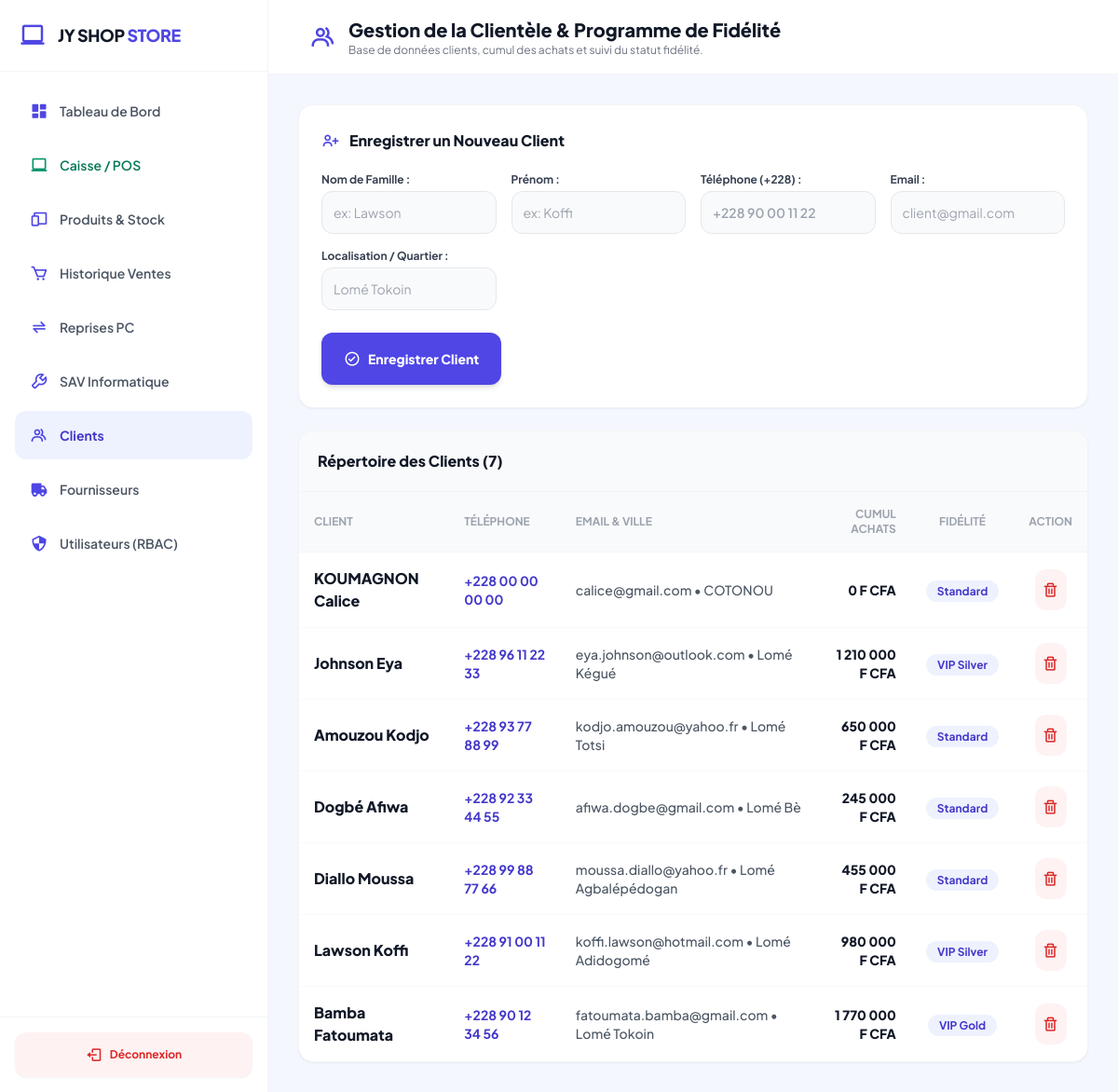
/clients.php (signed in), run on the app's committed database.
### tables this page shows
CREATE TABLE IF NOT EXISTS `table_clients` (
  `id_client` int NOT NULL AUTO_INCREMENT,
  `nom` varchar(100) NOT NULL,
  `prenom` varchar(100) DEFAULT NULL,
  `telephone` varchar(30) NOT NULL,
  `email` varchar(150) DEFAULT NULL,
  `localisation` varchar(255) DEFAULT 'Lomé',
  `cumul_achats` decimal(12,2) DEFAULT '0.00',
  `statut_fidelite` varchar(50) DEFAULT 'Standard',
  `date_creation` datetime DEFAULT CURRENT_TIMESTAMP,
  PRIMARY KEY (`id_client`)
);

### clients.php (the view, shortened to what this page needs)
<?php
require_once __DIR__ . '/config/connexion.php';
$stmtC = $pdo->query("SELECT * FROM table_clients ORDER BY id_client DESC");
$clients = $stmtC->fetchAll();
?>
<!DOCTYPE html>
<html lang="fr">
<head>
    <script src="https://cdn.tailwindcss.com"></script>
    <link href="https://unpkg.com/boxicons@2.1.4/css/boxicons.min.css" rel="stylesheet">
</head>
<body class="flex h-screen overflow-hidden text-gray-800 text-sm">
    <?php include __DIR__ . '/sidebar.php'; ?>
    <main class="flex-1 flex flex-col h-screen overflow-y-auto">
        <header class="h-20 bg-white border-b border-gray-100 flex items-center justify-between px-4 sm:px-8 flex-shrink-0 sticky top-0 z-20">
            <div class="flex items-center space-x-3">
                <i class='bx bx-group text-2xl sm:text-3xl text-indigo-600 hidden sm:inline-block'></i>
                <div>
                    <h1 class="text-base sm:text-xl font-extrabold text-gray-900 leading-tight">Gestion de la Clientèle & Programme de Fidélité</h1>
                    <p class="text-xs text-gray-500 hidden sm:block">Base de données clients, cumul des achats et suivi du statut fidélité.</p>
                </div>
            </div>
        </header>
        <div class="p-8 space-y-6 flex-1">
            <div class="bg-white rounded-2xl shadow-sm border border-gray-100 p-6 space-y-5">
                <h3 class="text-base font-extrabold text-gray-900 flex items-center">
                    <i class='bx bx-user-plus text-indigo-600 text-xl mr-2.5'></i> Enregistrer un Nouveau Client
                </h3>
                <form action="traitement.php" method="POST" class="grid grid-cols-1 sm:grid-cols-2 lg:grid-cols-4 gap-4 text-xs">
                    <div>
                        <label class="font-bold text-gray-700 block mb-1">Nom de Famille :</label>
                        <input type="text" name="nom" required placeholder="ex: Lawson" class="w-full p-3 bg-gray-50 border border-gray-200 rounded-xl outline-none text-sm">
                    </div>
                    <div>
                        <label class="font-bold text-gray-700 block mb-1">Prénom :</label>
                        <input type="text" name="prenom" placeholder="ex: Koffi" class="w-full p-3 bg-gray-50 border border-gray-200 rounded-xl outline-none text-sm">
                    </div>
                    <div>
                        <label class="font-bold text-gray-700 block mb-1">Téléphone (+228) :</label>
                        <input type="text" name="telephone" required placeholder="+228 90 00 11 22" class="w-full p-3 bg-gray-50 border border-gray-200 rounded-xl outline-none text-sm font-semibold">
                    </div>
                    <div>
                        <label class="font-bold text-gray-700 block mb-1">Email :</label>
                        <input type="email" name="email" placeholder="client@gmail.com" class="w-full p-3 bg-gray-50 border border-gray-200 rounded-xl outline-none text-sm">
                    </div>
                    <div>
                        <label class="font-bold text-gray-700 block mb-1">Localisation / Quartier :</label>
                        <input type="text" name="localisation" placeholder="Lomé Tokoin" class="w-full p-3 bg-gray-50 border border-gray-200 rounded-xl outline-none text-sm">
                    </div>
                    <div class="sm:col-span-2 lg:col-span-4 pt-2">
                        <button id="btn-enregistrer-client" type="submit" class="px-6 py-3.5 bg-indigo-600 hover:bg-indigo-700 text-white font-extrabold text-sm rounded-xl shadow-md transition flex items-center">
                            <i class='bx bx-check-circle mr-2 text-lg'></i> Enregistrer Client
                        </button>
                    </div>
                </form>
            </div>
            <div class="bg-white rounded-2xl shadow-sm border border-gray-100 overflow-hidden">
                <div class="p-5 border-b border-gray-100 flex justify-between items-center bg-gray-50">
                    <h3 class="text-base font-extrabold text-gray-900">Répertoire des Clients (<?php echo count($clients); ?>)</h3>
                </div>
                <div class="overflow-x-auto">
                    <table class="w-full text-left text-sm border-collapse min-w-[700px]">
                        <thead>
                            <tr class="bg-gray-50 text-gray-400 uppercase text-xs border-b border-gray-100">
                                <th class="p-4">Client</th>
                                <th class="p-4">Téléphone</th>
                                <th class="p-4">Email & Ville</th>
                                <th class="p-4 text-right">Cumul Achats</th>
                                <th class="p-4 text-center">Fidélité</th>
                                <th class="p-4 text-center">Action</th>
                            </tr>
                        </thead>
                        <tbody class="divide-y divide-gray-50">
                            <?php foreach ($clients as $c):
                                $nomComplet = $c['nom'] . ' ' . ($c['prenom'] ?? '');
                                $cumul      = (float)($c['cumul_achats'] ?? 0);
                                $statutFid  = $c['statut_fidelite'] ?? 'Standard';
                            ?>
                                <tr class="hover:bg-gray-50/50 transition">
                                    <td class="p-4 font-extrabold text-gray-900 text-base"><?php echo htmlspecialchars($nomComplet); ?></td>
                                    <td class="p-4 font-bold text-indigo-700"><?php echo htmlspecialchars($c['telephone']); ?></td>
                                    <td class="p-4 text-gray-600 font-medium"><?php echo htmlspecialchars($c['email'] ?? 'N/A'); ?> • <?php echo htmlspecialchars($c['localisation'] ?? 'Lomé'); ?></td>
                                    <td class="p-4 text-right font-black text-gray-900"><?php echo number_format($cumul, 0, ',', ' '); ?> F CFA</td>
                                    <td class="p-4 text-center">
                                        <span class="px-3 py-1 bg-indigo-50 text-indigo-700 font-bold rounded-xl text-xs">
                                            <?php echo htmlspecialchars($statutFid); ?>
                                        </span>
                                    </td>
                                    <td class="p-4 text-center">
                                        <form action="traitement.php" method="POST" onsubmit="return confirm('Supprimer définitivement ce client de la base de données ?');" class="inline">
                                            <button type="submit" title="Supprimer le client" class="p-2 bg-red-50 hover:bg-red-600 hover:text-white text-red-600 rounded-xl font-bold transition">
                                                <i class='bx bx-trash text-lg'></i>
                                            </button>
                                        </form>
                                    </td>
                                </tr>
                            <?php endforeach; ?>
                        </tbody>
                    </table>
                </div>
            </div>
        </div>
    </main>
</body>
</html>

### sidebar.php (shortened to what this page needs)
<?php
$currentPage = basename($_SERVER['PHP_SELF']);
?>
<aside id="main-sidebar" class="fixed lg:static inset-y-0 left-0 z-50 w-72 bg-white border-r border-gray-100 flex flex-col flex-shrink-0 -translate-x-full lg:translate-x-0 transition-transform duration-300 ease-in-out shadow-2xl lg:shadow-none">
    <div class="p-5 border-b border-gray-100 flex items-center justify-between">
        <div class="flex items-center gap-3 mx-auto lg:mx-0">
            <i class='bx bx-laptop text-3xl text-indigo-600'></i>
            <span class="text-lg font-black tracking-tight text-gray-900">JY SHOP <span class="text-indigo-600">STORE</span></span>
        </div>
    </div>
    <div class="flex-1 overflow-y-auto p-4 space-y-1.5 text-sm font-semibold custom-scrollbar">
        <a id="nav-dashboard" href="dashboard.php" class="flex items-center px-4 py-3 rounded-xl transition <?php echo ($currentPage === 'dashboard.php') ? 'bg-indigo-50 text-indigo-700 font-bold' : 'text-gray-600 hover:bg-gray-50'; ?>">
            <i class='bx bxs-dashboard text-xl mr-3 text-indigo-600'></i> Tableau de Bord
        </a>
        <a id="nav-caisse" href="caisse.php" class="flex items-center px-4 py-3 rounded-xl transition <?php echo ($currentPage === 'caisse.php') ? 'bg-emerald-50 text-emerald-700 font-bold' : 'text-emerald-700 hover:bg-emerald-50'; ?>">
            <i class='bx bx-laptop text-xl mr-3 text-emerald-600'></i> Caisse / POS
        </a>
        <a id="nav-produits" href="produits.php" class="flex items-center px-4 py-3 rounded-xl transition <?php echo ($currentPage === 'produits.php') ? 'bg-indigo-50 text-indigo-700 font-bold' : 'text-gray-600 hover:bg-gray-50'; ?>">
            <i class='bx bx-devices text-xl mr-3 text-indigo-600'></i> Produits & Stock
        </a>
        <a id="nav-ventes" href="ventes.php" class="flex items-center px-4 py-3 rounded-xl transition <?php echo ($currentPage === 'ventes.php') ? 'bg-indigo-50 text-indigo-700 font-bold' : 'text-gray-600 hover:bg-gray-50'; ?>">
            <i class='bx bx-cart text-xl mr-3 text-indigo-600'></i> Historique Ventes
        </a>
        <a id="nav-trocs" href="trocs.php" class="flex items-center px-4 py-3 rounded-xl transition <?php echo ($currentPage === 'trocs.php') ? 'bg-indigo-50 text-indigo-700 font-bold' : 'text-gray-600 hover:bg-gray-50'; ?>">
            <i class='bx bx-transfer-alt text-xl mr-3 text-indigo-600'></i> Reprises PC
        </a>
        <a id="nav-sav" href="reparations.php" class="flex items-center px-4 py-3 rounded-xl transition <?php echo ($currentPage === 'reparations.php') ? 'bg-indigo-50 text-indigo-700 font-bold' : 'text-gray-600 hover:bg-gray-50'; ?>">
            <i class='bx bx-wrench text-xl mr-3 text-indigo-600'></i> SAV Informatique
        </a>
        <a id="nav-clients" href="clients.php" class="flex items-center px-4 py-3 rounded-xl transition <?php echo ($currentPage === 'clients.php') ? 'bg-indigo-50 text-indigo-700 font-bold' : 'text-gray-600 hover:bg-gray-50'; ?>">
            <i class='bx bx-group text-xl mr-3 text-indigo-600'></i> Clients
        </a>
        <a id="nav-fournisseurs" href="fournisseurs.php" class="flex items-center px-4 py-3 rounded-xl transition <?php echo ($currentPage === 'fournisseurs.php') ? 'bg-indigo-50 text-indigo-700 font-bold' : 'text-gray-600 hover:bg-gray-50'; ?>">
            <i class='bx bxs-truck text-xl mr-3 text-indigo-600'></i> Fournisseurs
        </a>
        <a id="nav-utilisateurs" href="utilisateurs.php" class="flex items-center px-4 py-3 rounded-xl transition <?php echo ($currentPage === 'utilisateurs.php') ? 'bg-indigo-50 text-indigo-700 font-bold' : 'text-gray-600 hover:bg-gray-50'; ?>">
            <i class='bx bx-shield-quarter text-xl mr-3 text-indigo-600'></i> Utilisateurs (RBAC)
        </a>
    </div>
    <div class="p-4 border-t border-gray-100 mt-auto">
        <a href="logout.php" class="flex items-center justify-center px-4 py-2.5 bg-red-50 text-red-600 rounded-xl text-xs font-bold hover:bg-red-100 transition shadow-sm">
            <i class='bx bx-log-out mr-2 text-lg'></i> Déconnexion
        </a>
    </div>
</aside>

### clients.php (style rules this page uses)
body { background-color: #f4f7fe; font-family: 'Plus Jakarta Sans', sans-serif; }

### data on the page
table_clients: nomComplet "KOUMAGNON Calice", telephone "+228 00 00 00 00", email "calice@gmail.com", localisation "COTONOU", cumul_achats "0", statut_fidelite "Standard"
table_clients: nomComplet "Johnson Eya", telephone "+228 96 11 22 33", email "eya.johnson@outlook.com", localisation "Lomé Kégué", cumul_achats "1 210 000", statut_fidelite "VIP Silver"
table_clients: nomComplet "Amouzou Kodjo", telephone "+228 93 77 88 99", email "kodjo.amouzou@yahoo.fr", localisation "Lomé Totsi", cumul_achats "650 000", statut_fidelite "Standard"
table_clients: nomComplet "Dogbé Afiwa", telephone "+228 92 33 44 55", email "afiwa.dogbe@gmail.com", localisation "Lomé Bè", cumul_achats "245 000", statut_fidelite "Standard"
table_clients: nomComplet "Diallo Moussa", telephone "+228 99 88 77 66", email "moussa.diallo@yahoo.fr", localisation "Lomé Agbalépédogan", cumul_achats "455 000", statut_fidelite "Standard"
table_clients: nomComplet "Lawson Koffi", telephone "+228 91 00 11 22", email "koffi.lawson@hotmail.com", localisation "Lomé Adidogomé", cumul_achats "980 000", statut_fidelite "VIP Silver"
table_clients: nomComplet "Bamba Fatoumata", telephone "+228 90 12 34 56", email "fatoumata.bamba@gmail.com", localisation "Lomé Tokoin", cumul_achats "1 770 000", statut_fidelite "VIP Gold"

### other printed values
count($clients) "7"
